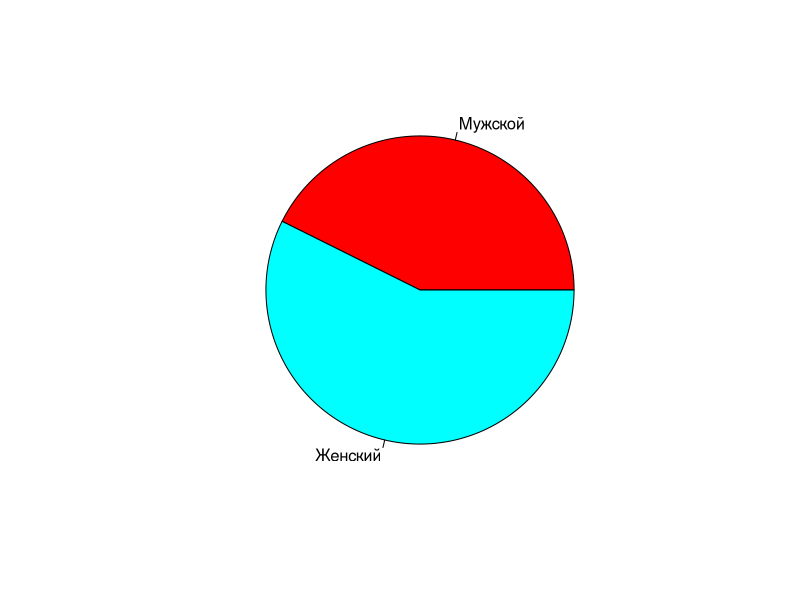
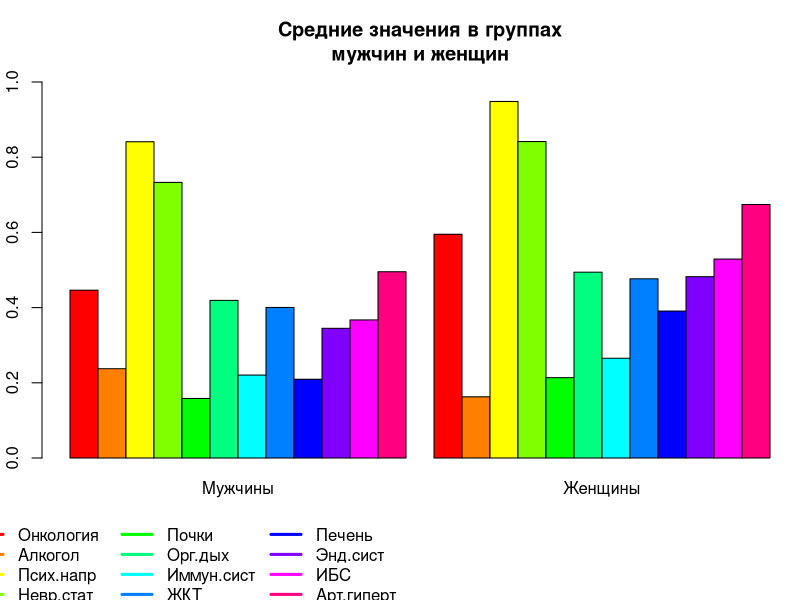

Here is the R script that generated these plots, in order: (Note: this script raises an error after producing the figures.)
# library(nortest)
library(psych)
library(GPArotation)
# library(Hmisc)
library(nFactors)
options(digits = 3)
opar <- par(no.readonly=TRUE)

dt <- read.table("data.csv", sep = ";", header = TRUE)
dt <- dt[, c(-1, -3)]
dt$Пол <- factor(dt$Пол, levels = c(1, 2), labels = c("Мужской", "Женский"))
dt$Возрастная.группа <- factor(dt$Возрастная.группа, levels = c(1, 2), labels = c("1986.1988", "1999.1992"))
desc.stats <- psych::describe(dt)
print(desc.stats)
pie(table(dt$Пол), col = rainbow(2))
# Проверка соответствия нормальному закону распределения
norm.test.out <- data.frame(sapply(dt[3:15], FUN = function(x) shapiro.test(x)[1:2]))
rownames(norm.test.out) <- c("W", "p")
print(norm.test.out)
gender.test.out <- data.frame(sapply(dt[,4:15], FUN = function(x) wilcox.test(x ~ dt$Пол, data = dt)[c(1,3)]))
rownames(gender.test.out) <- c("W", "p")
print(gender.test.out)
# gender.means <- data.frame(sapply(dt[4:15], FUN = function(x) tapply(x, dt$Пол, FUN = mean, na.rm = TRUE)))
# rownames(gender.means) <- c("Мужчины", "Женщины")
gender.means <- aggregate(dt[4:15], by = list(dt$Пол), FUN = mean, na.rm = TRUE)[-1]
rownames(gender.means) <- c("Мужчины", "Женщины")
print(gender.means)
par(mar=c(7, 2, 4, 0) + 0.1, xpd = TRUE)
barplot(t(gender.means), beside=T, col = rainbow(12), ylim = 0:1)
title(main = "Средние значения в группах\nмужчин и женщин")
legend(-3, -0.15, legend = names(gender.means), lty = 1, lwd = 3, col = rainbow(12), bty = "n", ncol = 3)
par(opar)
#cor.matrix <-  round(cor(dt[,4:15], method = "spearman"), digits = 2)
cor.matrix <- rcorr(as.matrix(dt[,4:15]), type = "spearman")
print(cor.matrix)
# Факторный анализ
ev <- eigen(cor(dt[,4:15]))
ap <- parallel(subject=nrow(dt),var=ncol(dt[,4:15]), rep=1000,cent=.05)
nS <- nScree(ev$values, ap$eigen$qevpea)
print(nS)
plotnScree(nS)
# fa.parallel(dt[,4:15], fm = "pa")
# fit <- factanal(dt[,4:15], 5, rotation = "varimax")
fit <- fa(dt[,4:15], nfactors=3, rotate="promax", fm="pa")
print(fit)
print(fit$loadings, digits=2, cutoff=.3, sort=TRUE)
